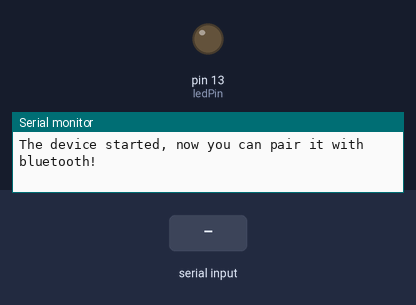
The sketch below on a simulated Arduino Uno, built with avr-gcc and run on an emulated ATmega328P. Shown: output pins drawn as LEDs (lit = HIGH), the last lines printed to the serial monitor. The test bench sets the inputs (shaded band).

Above: at 1.2 s.
1.3 s: "A" received over the second serial link
At 2.3 s:
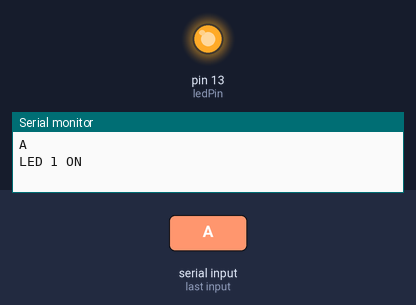
2.8 s: "a" received over the second serial link
At 3.5 s:
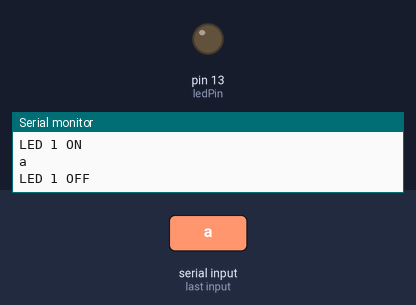
Timing chart, 0 to 5.8 s (numbered marks = the images above; inputs shaded):
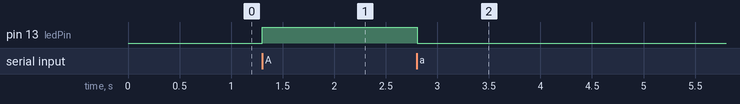

Measured:
- after the input at 1.3 s, pin 13 (ledPin): LOW → HIGH at once
- after the input at 2.8 s, pin 13 (ledPin): HIGH → LOW at once

The sketch:

pwm.ino
```cpp
#include <SoftwareSerial.h>

//Create software serial object to communicate with HC-05
SoftwareSerial mySerial(3, 2);  //HC-05 Tx & Rx is connected to Arduino #3 & #2
const int ledPin = 13;

void setup() {
  //Begin serial communication with Arduino and Arduino IDE (Serial Monitor)
  Serial.begin(9600);

  //Begin serial communication with Arduino and HC-05
  mySerial.begin(9600);
  pinMode(ledPin, OUTPUT);
  digitalWrite(ledPin, LOW);
  Serial.println("The device started, now you can pair it with bluetooth!");
}

void loop() {
  if (mySerial.available()) {
    char receivedChar = mySerial.read();  // Read the incoming character
    Serial.println(receivedChar);

    // Control LED based on received character
    if (receivedChar == 'A') {
      digitalWrite(ledPin, HIGH);
      Serial.println("LED 1 ON");
    } else if (receivedChar == 'a') {
      Serial.println("LED 1 OFF");
      digitalWrite(ledPin, LOW);
    }
  }
  delay(20);
}
```
